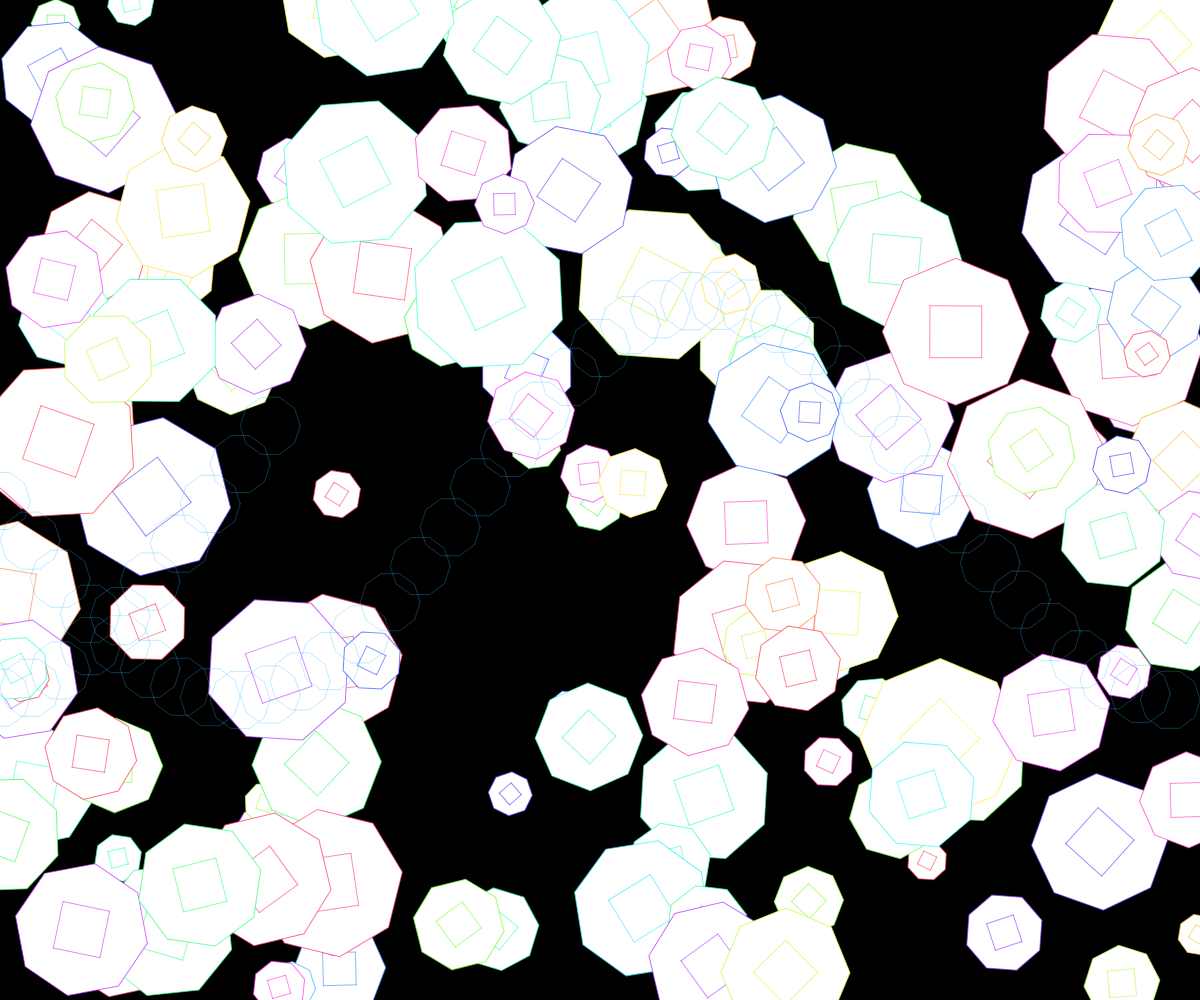
Frame 1 (no input)
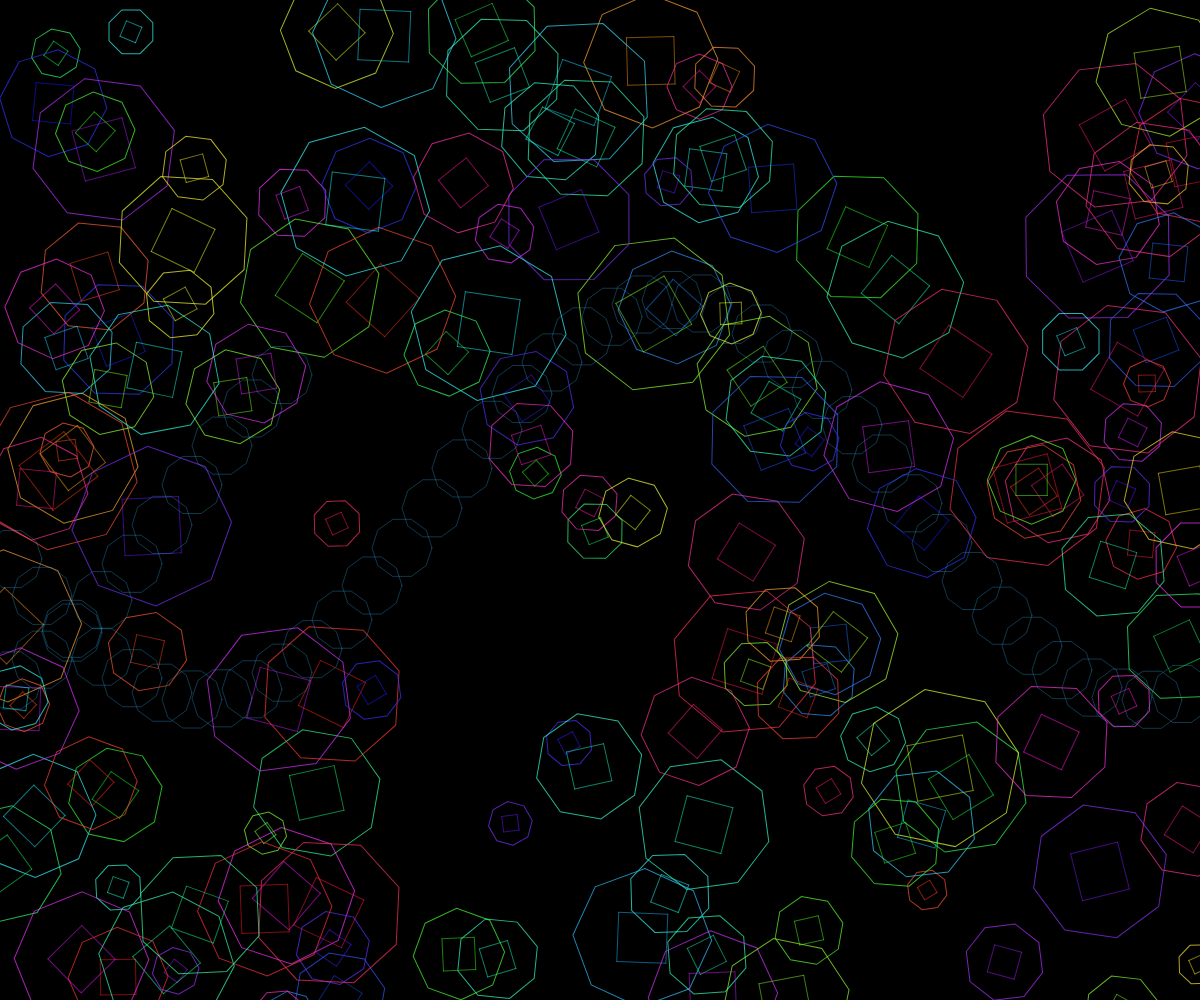
Frame 60 (no input)
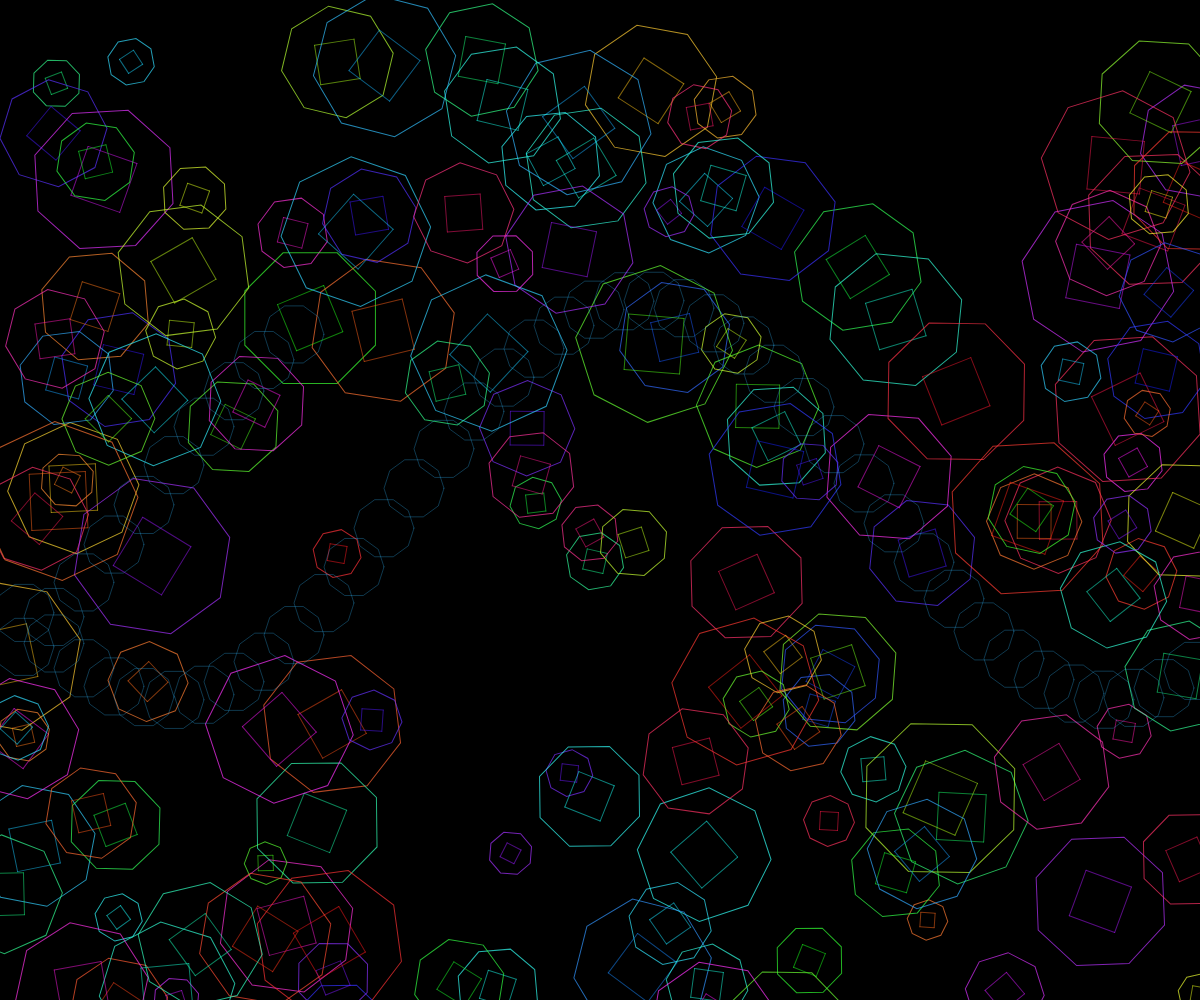
Frame 120 (the mouse pressed at the canvas centre since frame 60)

The p5.js sketch that drew these frames (run headless with seeded random() and noise() and a simulated clock; from frame 60 on, the mouse is pressed at the canvas centre):

// p5.js sketch
// ── sketch.js
let patterns = [];
let time = 0;

function setup() {
  createCanvas(windowWidth, windowHeight);
  colorMode(HSB, 360, 100, 100, 1);
  
  // Create a field of interconnected geometric patterns
  for (let i = 0; i < 150; i++) {
    patterns.push({
      x: random(width),
      y: random(height),
      size: random(20, 80),
      rotation: random(TWO_PI),
      speed: random(0.005, 0.02),
      hue: random(360)
    });
  }
}

function draw() {
  background(0);
  
  time += 0.01;
  
  // Draw interconnected geometric patterns
  strokeWeight(1);
  for (let i = 0; i < patterns.length; i++) {
    let p = patterns[i];
    
    // Update pattern position and rotation
    p.x += sin(time * p.speed) * 0.5;
    p.y += cos(time * p.speed) * 0.5;
    p.rotation += 0.01;
    
    // Wrap around canvas
    if (p.x < -50) p.x = width + 50;
    if (p.x > width + 50) p.x = -50;
    if (p.y < -50) p.y = height + 50;
    if (p.y > height + 50) p.y = -50;
    
    // Draw pattern with dynamic color
    push();
    translate(p.x, p.y);
    rotate(p.rotation);
    
    let hue = (p.hue + time * 20) % 360;
    stroke(hue, 80, 100, 0.7);
    
    // Draw interconnected lines forming geometric shapes
    beginShape();
    for (let j = 0; j < 8; j++) {
      let angle = map(j, 0, 8, 0, TWO_PI);
      let x = cos(angle) * p.size;
      let y = sin(angle) * p.size;
      vertex(x, y);
    }
    endShape(CLOSE);
    
    // Draw inner lines to create woodblock print texture
    stroke(hue, 90, 100, 0.5);
    for (let j = 0; j < 4; j++) {
      let angle1 = map(j, 0, 4, 0, TWO_PI);
      let angle2 = map(j + 1, 0, 4, 0, TWO_PI);
      let x1 = cos(angle1) * p.size * 0.5;
      let y1 = sin(angle1) * p.size * 0.5;
      let x2 = cos(angle2) * p.size * 0.5;
      let y2 = sin(angle2) * p.size * 0.5;
      
      line(x1, y1, x2, y2);
    }
    
    pop();
  }
  
  // Add flowing lines to create river narrative
  noFill();
  stroke(200, 80, 100, 0.3);
  strokeWeight(1);
  
  for (let i = 0; i < 50; i++) {
    let x = (time * 20 + i * 30) % width;
    let y = sin(time * 0.5 + i * 0.2) * 200 + height/2;
    
    beginShape();
    for (let j = 0; j < 10; j++) {
      let angle = map(j, 0, 10, 0, TWO_PI);
      let xoff = cos(angle) * 30;
      let yoff = sin(angle) * 30;
      
      vertex(x + xoff, y + yoff);
    }
    endShape(CLOSE);
  }
}

function windowResized() {
  resizeCanvas(windowWidth, windowHeight);
}
